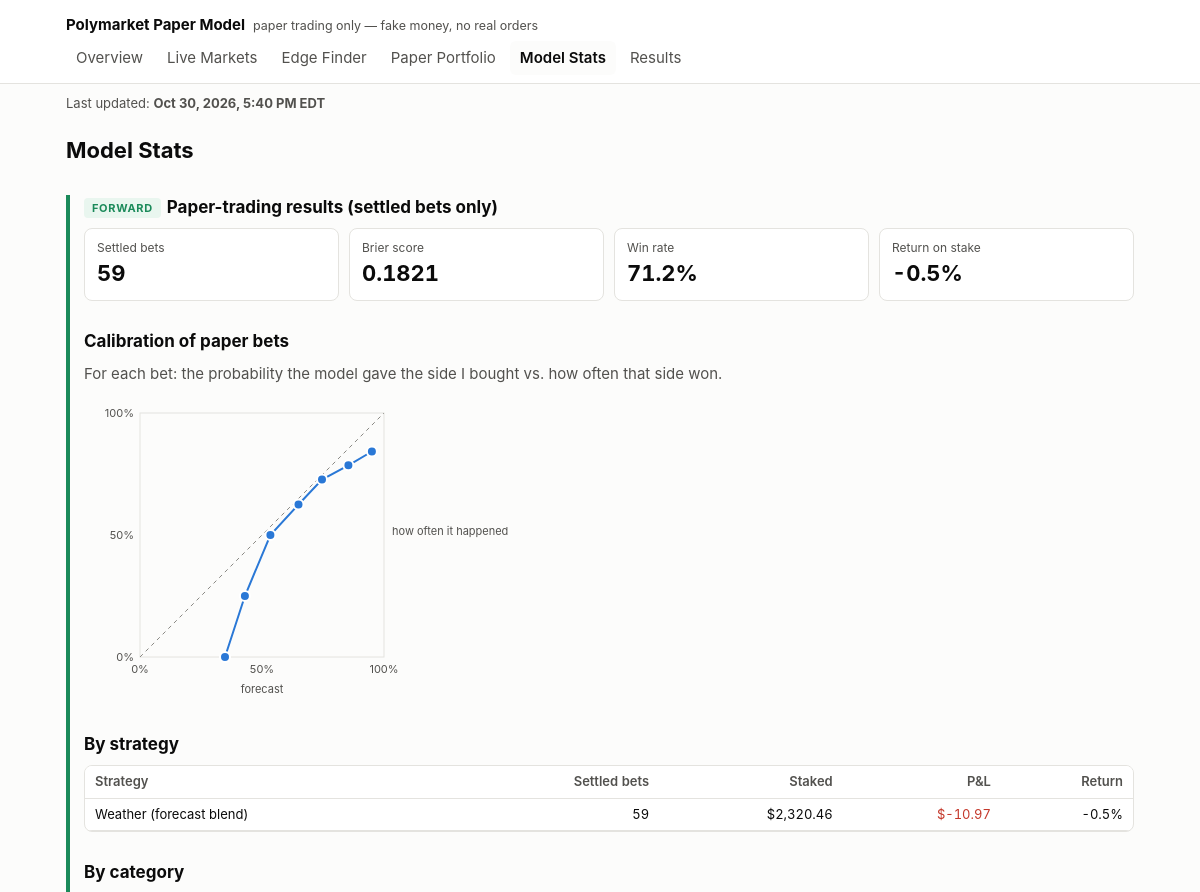
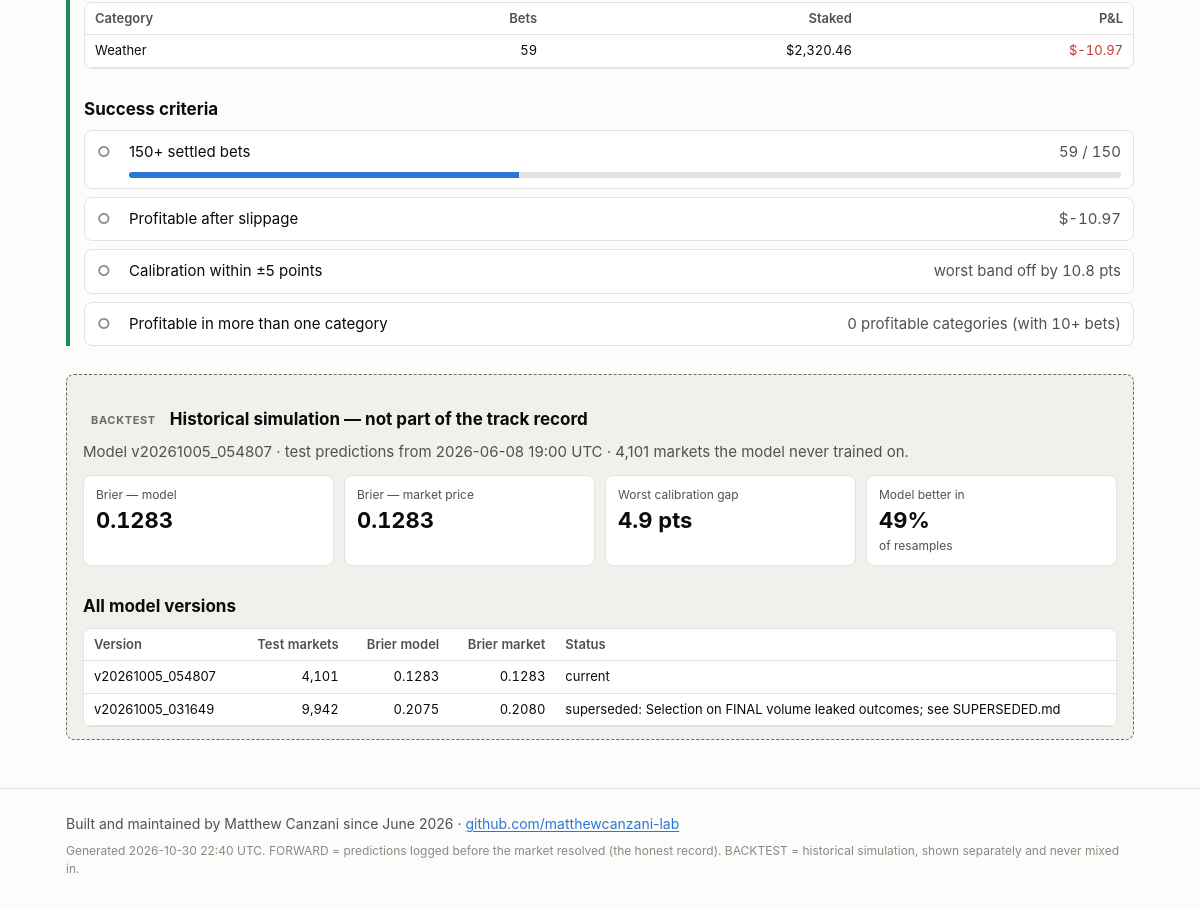
/stats.html, run on the app's committed database (2 pictures, top to bottom).
### tables this page shows
CREATE TABLE settlements (
    seq INTEGER PRIMARY KEY,
    bet_id TEXT UNIQUE NOT NULL REFERENCES bets(bet_id),
    settled_at TEXT NOT NULL,
    yes_payout REAL NOT NULL,      -- what one YES share paid: 1, 0, or 0.5 for a split
    payout REAL NOT NULL,
    pnl REAL NOT NULL,
    prev_hash TEXT NOT NULL,
    row_hash TEXT NOT NULL
);

CREATE TABLE bets (
    seq INTEGER PRIMARY KEY,
    bet_id TEXT UNIQUE NOT NULL,
    run_id TEXT NOT NULL,
    placed_at TEXT NOT NULL,
    platform TEXT NOT NULL,
    market_id TEXT NOT NULL,
    question TEXT NOT NULL,
    category TEXT,
    end_date TEXT,
    side TEXT NOT NULL CHECK (side IN ('YES', 'NO')),
    model_prob_yes REAL NOT NULL,
    market_mid REAL NOT NULL,
    best_bid REAL,
    best_ask REAL,
    fill_price REAL NOT NULL,      -- average price paid per share, incl. slippage
    slippage_per_share REAL NOT NULL,
    shares REAL NOT NULL,
    stake REAL NOT NULL,
    kelly_full REAL NOT NULL,
    bankroll_at_bet REAL NOT NULL,
    model_version TEXT NOT NULL,
    prev_hash TEXT NOT NULL,
    row_hash TEXT NOT NULL
);

### pmodel/dashboard/app.py (the view)
    @app.route("/stats.html")
    def stats():
        c = conn()
        fs = data.forward_stats(c)
        versions = data.backtests(models_dir)
        current = next((v for v in versions if not v["superseded"]), None)
        bt_img = None
        if current and (current["path"] / "calibration.png").exists():
            bt_img = base64.b64encode((current["path"] / "calibration.png").read_bytes()).decode()
        return render_template("stats.html", **ctx("stats.html"), fs=fs,
                               fwd_cal_svg=charts.calibration_chart(fs["calibration"]),
                               criteria=data.success_criteria(fs), current=current,
                               versions=versions, bt_img=bt_img)

### pmodel/dashboard/charts.py (called while the page is built)
def _svg(body, label):
    return (f'<svg viewBox="0 0 {W} {H}" role="img" aria-label="{escape(label)}" '
            f'class="chart">{body}</svg>')

### pmodel/dashboard/data.py (called while the page is built)
def age_hours(iso, now=None):
    if not iso:
        return None
    from datetime import datetime, timezone
    t = datetime.strptime(iso, "%Y-%m-%dT%H:%M:%SZ").replace(tzinfo=timezone.utc)
    return ((now or datetime.now(timezone.utc)) - t).total_seconds() / 3600

def eastern(iso):
    if not iso:
        return None
    from datetime import datetime, timezone
    from zoneinfo import ZoneInfo
    t = datetime.strptime(iso, "%Y-%m-%dT%H:%M:%SZ").replace(tzinfo=timezone.utc)
    et = t.astimezone(ZoneInfo("America/New_York"))
    hour = et.strftime("%I").lstrip("0")
    return f"{et:%b} {et.day}, {et.year}, {hour}:{et:%M %p} {et.tzname()}"

def strategy_of(model_version: str) -> str:
    return "Weather (forecast blend)" if (model_version or "").startswith("weather") else \
        "General (price/volume model)"

def bets(conn):
    return [dict(r) for r in conn.execute(
        """SELECT b.*, s.settled_at, s.yes_payout, s.payout, s.pnl
           FROM bets b LEFT JOIN settlements s USING (bet_id) ORDER BY b.seq DESC""")]

def backtests(models_dir):
    out = []
    if not models_dir.exists():
        return out
    from pmodel.model.registry import versions
    for path in reversed(versions(models_dir)):
        try:
            meta = json.loads((path / "meta.json").read_text())
        except (FileNotFoundError, ValueError):
            continue
        out.append({"version": meta["version"], "path": path, "meta": meta,
                    "superseded": meta.get("superseded")})
    return out

### pmodel/model/registry.py (called while the page is built)
def versions(models_dir=MODELS_DIR):
    return sorted(p for p in models_dir.iterdir()
                  if p.is_dir() and p.name.startswith("v") and (p / "meta.json").exists())

### pmodel/trading/ledger.py (called while the page is built)
def _guard_triggers():
    sql = []
    for t in LEDGER_TABLES:
        for op in ("UPDATE", "DELETE"):
            sql.append(f"""CREATE TRIGGER IF NOT EXISTS {t}_no_{op.lower()}
                BEFORE {op} ON {t}
                BEGIN SELECT RAISE(ABORT, '{t} is append-only: {op} is not allowed'); END;""")
    return "\n".join(sql)

def connect(path: Path = None) -> sqlite3.Connection:
    path = Path(path or config.PREDICTIONS_DB_PATH)
    path.parent.mkdir(parents=True, exist_ok=True)
    conn = sqlite3.connect(path)
    conn.row_factory = sqlite3.Row
    conn.executescript(SCHEMA)
    conn.executescript(_guard_triggers())
    return conn

### pmodel/dashboard/templates/stats.html (shortened to what this page needs)
{% extends "base.html" %}
{% block body %}
<h1>Model Stats</h1>
<section class="fwd">
<h2><span class="badge fwd">FORWARD</span>Paper-trading results (settled bets only)</h2>
<div class="tiles">
  <div class="tile"><div class="k">Settled bets</div><div class="v">{{ fs.settled }}</div></div>
  <div class="tile"><div class="k">Brier score</div><div class="v">{{ '{:.4f}'.format(fs.brier) if fs.brier is not none else '—' }}</div></div>
  <div class="tile"><div class="k">Win rate</div><div class="v">{{ '{:.1%}'.format(fs.win_rate) if fs.win_rate is not none else '—' }}</div></div>
  <div class="tile"><div class="k">Return on stake</div><div class="v">{{ '{:+.1%}'.format(fs.return_on_stake) if fs.return_on_stake is not none else '—' }}</div></div>
</div>
<h2>Calibration of paper bets</h2>
<p class="note">For each bet: the probability the model gave the side I bought vs. how often that side won.</p>
{{ fwd_cal_svg|safe }}
{% if fs.by_strategy %}<h2>By strategy</h2><div class="tablewrap"><table>
<tr><th>Strategy</th><th class="n">Settled bets</th><th class="n">Staked</th><th class="n">P&amp;L</th><th class="n">Return</th></tr>
{% for c in fs.by_strategy %}<tr><td>{{ c.strategy }}</td><td class="n">{{ c.bets }}</td><td class="n">${{ '{:,.2f}'.format(c.stake) }}</td>
<td class="n {{ 'pos' if c.pnl > 0 else 'neg' }}">${{ '{:+,.2f}'.format(c.pnl) }}</td>
<td class="n">{{ '{:+.1%}'.format(c.pnl / c.stake) if c.stake else '—' }}</td></tr>{% endfor %}
</table></div>{% endif %}
{% if fs.by_category %}<h2>By category</h2><div class="tablewrap"><table>
<tr><th>Category</th><th class="n">Bets</th><th class="n">Staked</th><th class="n">P&amp;L</th></tr>
{% for c in fs.by_category %}<tr><td>{{ c.category }}</td><td class="n">{{ c.bets }}</td><td class="n">${{ '{:,.2f}'.format(c.stake) }}</td>
<td class="n {{ 'pos' if c.pnl > 0 else 'neg' }}">${{ '{:+,.2f}'.format(c.pnl) }}</td></tr>{% endfor %}
</table></div>{% endif %}
<h2>Success criteria</h2>
{% include "_criteria.html" %}
</section>
<section class="bt">
<h2><span class="badge bt">BACKTEST</span>Historical simulation — not part of the track record</h2>
{% if current %}{% set m = current.meta.test_metrics %}
<p class="note">Model {{ current.version }} · test predictions from {{ current.meta.split.test_start }} · {{ '{:,}'.format(m.markets) }} markets the model never trained on.</p>
<div class="tiles">
  <div class="tile"><div class="k">Brier — model</div><div class="v">{{ '{:.4f}'.format(m.brier_model) }}</div></div>
  <div class="tile"><div class="k">Brier — market price</div><div class="v">{{ '{:.4f}'.format(m.brier_market) }}</div></div>
  <div class="tile"><div class="k">Worst calibration gap</div><div class="v">{{ '{:.1f}'.format(m.max_cal_gap_model_pts) }} pts</div></div>
  <div class="tile"><div class="k">Model better in</div><div class="v">{{ '{:.0%}'.format(current.meta.test_bootstrap.share_of_draws_model_better) }}</div><div class="k">of resamples</div></div>
</div>
{% else %}<p class="empty">No trained model yet.</p>{% endif %}
<h2>All model versions</h2>
<div class="tablewrap"><table>
<tr><th>Version</th><th class="n">Test markets</th><th class="n">Brier model</th><th class="n">Brier market</th><th>Status</th></tr>
{% for v in versions %}{% set m = v.meta.test_metrics %}<tr><td>{{ v.version }}</td><td class="n">{{ '{:,}'.format(m.markets) }}</td>
<td class="n">{{ '{:.4f}'.format(m.brier_model) }}</td><td class="n">{{ '{:.4f}'.format(m.brier_market) }}</td>
<td>{{ ('superseded: ' ~ v.superseded) if v.superseded else 'current' }}</td></tr>{% endfor %}
</table></div>
</section>
{% endblock %}

### pmodel/dashboard/templates/base.html (style rules this page uses)
:root { --bg: #fcfcfb; --surface: #ffffff; --ink: #0b0b0b; --ink-2: #52514e; --muted: #8a8984; --line: #e4e3df; --accent: #2a78d6; --good: #1b8a5a; --bad: #c4382b; --warn: #b07400; --fwd: #1b8a5a; --fwd-bg: #e9f6ef; --bt: #6b6a66; --bt-bg: #f1f0ec; }
* { box-sizing: border-box; }
html { -webkit-text-size-adjust: 100%; text-size-adjust: 100%; }
body { margin: 0; background: var(--bg); color: var(--ink); font: 15px/1.5 -apple-system, BlinkMacSystemFont, "Segoe UI", Roboto, sans-serif; }
h1 { font-size: 22px; margin: 0 0 4px; }
h2 { font-size: 17px; margin: 28px 0 8px; }
p.lede, .note { color: var(--ink-2); margin: 0 0 12px; }
.badge { display: inline-block; font-size: 11px; font-weight: 700; letter-spacing: .06em; padding: 2px 8px; border-radius: 4px; vertical-align: middle; margin-right: 6px; }
.badge.fwd { color: var(--fwd); background: var(--fwd-bg); }
.badge.bt { color: var(--bt); background: var(--bt-bg); }
section.fwd { border-left: 4px solid var(--fwd); padding-left: 14px; }
section.bt { border: 1px dashed var(--bt); background: var(--bt-bg); border-radius: 8px; padding: 4px 16px 12px; margin-top: 28px; }
.tiles { display: grid; grid-template-columns: repeat(auto-fit, minmax(160px, 1fr)); gap: 10px; }
.tile { background: var(--surface); border: 1px solid var(--line); border-radius: 8px; padding: 10px 12px; }
.tile .k { color: var(--ink-2); font-size: 12px; }
.tile .v { font-size: 22px; font-weight: 650; font-variant-numeric: tabular-nums; }
.tablewrap { overflow-x: auto; border: 1px solid var(--line); border-radius: 8px; background: var(--surface); }
table { border-collapse: collapse; width: 100%; font-size: 13px; }
th, td { padding: 6px 10px; border-bottom: 1px solid var(--line); text-align: left; white-space: nowrap; }
th { color: var(--ink-2); font-weight: 600; background: var(--surface); position: sticky; top: 0; }
td.n, th.n { text-align: right; font-variant-numeric: tabular-nums; }
.neg { color: var(--bad); }
.chart { width: 100%; max-width: 640px; height: auto; }
.chart .tick { fill: var(--ink-2); font-size: 11px; }

### data on the page
settlements: category "Weather", bets "59", stake "2,320.46", pnl "-10.97"

### other printed values
{{ name }} "Overview" "Live Markets" "Edge Finder" "Paper Portfolio" "Model Stats" "Results"
{{ fs.settled }} "59"
{{ '{:.4f}'.format(fs.brier) if fs.brier is not none else '—' }} "0.1821"
{{ '{:.1%}'.format(fs.win_rate) if fs.win_rate is not none else '—' }} "71.2%"
{{ fwd_cal_svg|safe }} "0% 0% 50% 50% 100% 100% forecast how often it happened"
{{ c.strategy }} "Weather (forecast blend)"
{{ c.bets }} "59"
{{ '{:,.2f}'.format(c.stake) }} "2,320.46"
{{ '{:+,.2f}'.format(c.pnl) }} "-10.97"
{{ '{:+.1%}'.format(c.pnl / c.stake) if c.stake else '—' }} "-0.5%"
{{ '✓' if c.met else '○' }} "○" "○" "○" "○"
{{ c.name }} "150+ settled bets" "Profitable after slippage" "Calibration within ±5 points" "Profitable in more than one category"
{{ c.value }} "59 / 150" "$-10.97" "worst band off by 10.8 pts" "0 profitable categories (with 10+ bets)"
{{ current.version }} "v20261005_054807"
{{ current.meta.split.test_start }} "2026-06-08 19:00 UTC"
